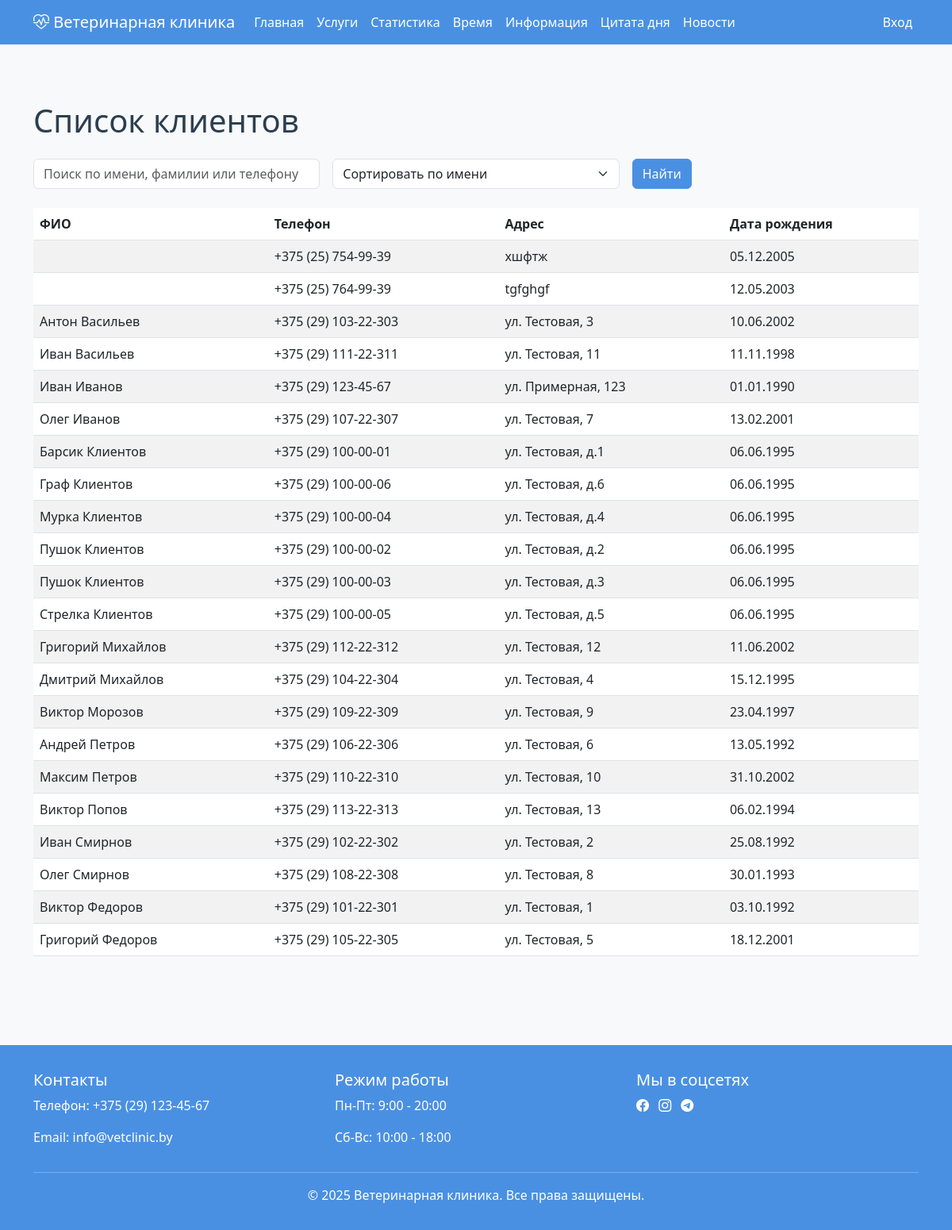
/clients/, run on the app's committed database.
### main/models.py (models this page shows, shortened)
class Client(models.Model):
    user = models.OneToOneField(User, on_delete=models.CASCADE, verbose_name='Пользователь')
    birth_date = models.DateField(validators=[validate_adult], verbose_name='Дата рождения')
    address = models.CharField(max_length=255, verbose_name='Адрес')
    phone = models.CharField(max_length=20, validators=[validate_phone], help_text='Формат: +375 (29) XXX-XX-XX', verbose_name='Телефон')
    created_at = models.DateTimeField(auto_now_add=True, verbose_name='Добавлено', null=True, blank=True)
    updated_at = models.DateTimeField(auto_now=True, verbose_name='Изменено', null=True, blank=True)
    class Meta:
        verbose_name = 'Клиент'
        verbose_name_plural = 'Клиенты'

### main/views.py (the view)
# urls.py: path('clients/', views.client_list, name='client_list'),
def client_list(request):
    query = request.GET.get('q', '')
    sort = request.GET.get('sort', 'name')
    clients = Client.objects.select_related('user').all()
    if query:
        clients = clients.filter(
            models.Q(user__first_name__icontains=query) |
            models.Q(user__last_name__icontains=query) |
            models.Q(phone__icontains=query)
        )
    if sort == 'birth_date':
        clients = clients.order_by('birth_date')
    else:
        clients = clients.order_by('user__last_name', 'user__first_name')
    return render(request, 'main/client_list.html', {'clients': clients, 'query': query, 'sort': sort})

### main/templates/main/client_list.html (shortened to what this page needs)
{% extends 'base.html' %}
{% block content %}
<div class="container py-5">
    <h1 class="mb-4">Список клиентов</h1>
    <form method="get" class="row g-3 mb-4">
        <div class="col-md-4">
            <input type="text" name="q" class="form-control" placeholder="Поиск по имени, фамилии или телефону" value="{{ query }}">
        </div>
        <div class="col-md-4">
            <select name="sort" class="form-select">
                <option value="name" {% if sort == 'name' %}selected{% endif %}>Сортировать по имени</option>
            </select>
        </div>
        <div class="col-md-4">
            <button type="submit" class="btn btn-primary">Найти</button>
        </div>
    </form>
    <table class="table table-striped">
        <thead>
            <tr>
                <th>ФИО</th>
                <th>Телефон</th>
                <th>Адрес</th>
                <th>Дата рождения</th>
            </tr>
        </thead>
        <tbody>
            {% for client in clients %}
            <tr>
                <td>{{ client.user.get_full_name }}</td>
                <td>{{ client.phone }}</td>
                <td>{{ client.address }}</td>
                <td>{{ client.birth_date|date:"d.m.Y" }}</td>
            </tr>
            {% empty %}
            <tr><td colspan="4">Нет клиентов по вашему запросу.</td></tr>
            {% endfor %}
        </tbody>
    </table>
</div>
{% endblock %}

### templates/base.html (style rules this page uses)
:root { --primary-color: #4a90e2; --secondary-color: #f39c12; --accent-color: #2ecc71; --background-color: #f8f9fa; --text-color: #2c3e50; }
body { background-color: var(--background-color); color: var(--text-color); }
.btn-primary { background-color: var(--primary-color); border-color: var(--primary-color); }

### data on the page
Client: phone "+375 (25) 754-99-39", address "хшфтж", birth_date "05.12.2005"
Client: phone "+375 (25) 764-99-39", address "tgfghgf", birth_date "12.05.2003"
Client: user.get_full_name "Антон Васильев", phone "+375 (29) 103-22-303", address "ул. Тестовая, 3", birth_date "10.06.2002"
Client: user.get_full_name "Иван Васильев", phone "+375 (29) 111-22-311", address "ул. Тестовая, 11", birth_date "11.11.1998"
Client: user.get_full_name "Иван Иванов", phone "+375 (29) 123-45-67", address "ул. Примерная, 123", birth_date "01.01.1990"
Client: user.get_full_name "Олег Иванов", phone "+375 (29) 107-22-307", address "ул. Тестовая, 7", birth_date "13.02.2001"
Client: user.get_full_name "Барсик Клиентов", phone "+375 (29) 100-00-01", address "ул. Тестовая, д.1", birth_date "06.06.1995"
Client: user.get_full_name "Граф Клиентов", phone "+375 (29) 100-00-06", address "ул. Тестовая, д.6", birth_date "06.06.1995"
Client: user.get_full_name "Мурка Клиентов", phone "+375 (29) 100-00-04", address "ул. Тестовая, д.4", birth_date "06.06.1995"
Client: user.get_full_name "Пушок Клиентов", phone "+375 (29) 100-00-02", address "ул. Тестовая, д.2", birth_date "06.06.1995"
Client: user.get_full_name "Пушок Клиентов", phone "+375 (29) 100-00-03", address "ул. Тестовая, д.3", birth_date "06.06.1995"
Client: user.get_full_name "Стрелка Клиентов", phone "+375 (29) 100-00-05", address "ул. Тестовая, д.5", birth_date "06.06.1995"
Client: user.get_full_name "Григорий Михайлов", phone "+375 (29) 112-22-312", address "ул. Тестовая, 12", birth_date "11.06.2002"
Client: user.get_full_name "Дмитрий Михайлов", phone "+375 (29) 104-22-304", address "ул. Тестовая, 4", birth_date "15.12.1995"
Client: user.get_full_name "Виктор Морозов", phone "+375 (29) 109-22-309", address "ул. Тестовая, 9", birth_date "23.04.1997"
Client: user.get_full_name "Андрей Петров", phone "+375 (29) 106-22-306", address "ул. Тестовая, 6", birth_date "13.05.1992"
Client: user.get_full_name "Максим Петров", phone "+375 (29) 110-22-310", address "ул. Тестовая, 10", birth_date "31.10.2002"
Client: user.get_full_name "Виктор Попов", phone "+375 (29) 113-22-313", address "ул. Тестовая, 13", birth_date "06.02.1994"
Client: user.get_full_name "Иван Смирнов", phone "+375 (29) 102-22-302", address "ул. Тестовая, 2", birth_date "25.08.1992"
Client: user.get_full_name "Олег Смирнов", phone "+375 (29) 108-22-308", address "ул. Тестовая, 8", birth_date "30.01.1993"
Client: user.get_full_name "Виктор Федоров", phone "+375 (29) 101-22-301", address "ул. Тестовая, 1", birth_date "03.10.1992"
Client: user.get_full_name "Григорий Федоров", phone "+375 (29) 105-22-305", address "ул. Тестовая, 5", birth_date "18.12.2001"
